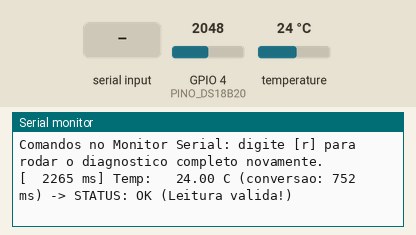
This sketch was run on a simulated ESP32. Shown: the last lines printed to the serial monitor. Inputs (shaded band) come from the test bench; at power-on: temperature 24 °C, GPIO 4 (PINO_DS18B20) = 2048.

Above: at 2.3 s.
2.4 s: temperature set to 6 °C
At 4.8 s:
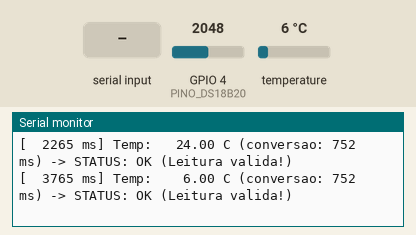
6.7 s: temperature set to 12 °C
At 11.7 s:
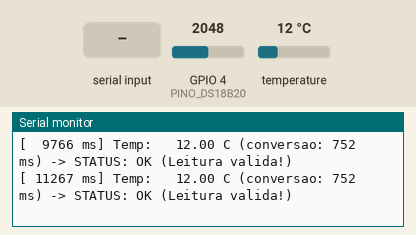
11.9 s: temperature set to 7 °C
At 14.0 s:
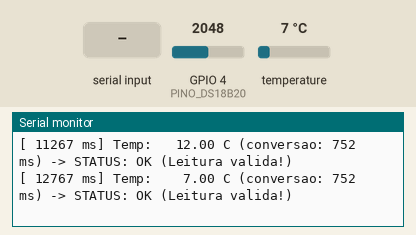
15.7 s: "r" received over Serial
At 16.9 s:
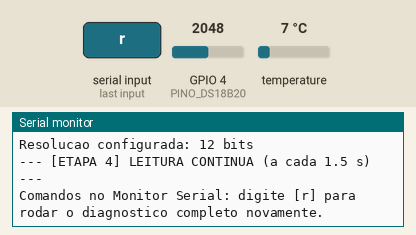
17.2 s: "R" received over Serial
At 19.5 s:
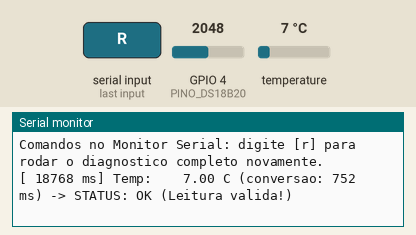

The sketch:

teste_temp_diagnostico.ino
```cpp
#include <Arduino.h>
#include <OneWire.h>
#include <DallasTemperature.h>

// ============================================================================
// MINI CÓDIGO DE DIAGNÓSTICO DO SENSOR DS18B20 - PROJETO BIOGLOW (ESP32)
// ============================================================================
#define PINO_DS18B20 4  // Mesmo pino usado no bioglow_boia.ino (GPIO 4)

OneWire oneWire(PINO_DS18B20);
DallasTemperature sensors(&oneWire);

int totalSensores = 0;

void imprimirEnderecoHex(DeviceAddress addr) {
  for (uint8_t i = 0; i < 8; i++) {
    if (addr[i] < 16) Serial.print("0");
    Serial.print(addr[i], HEX);
    if (i < 7) Serial.print(":");
  }
}

void testarEletricaOneWire() {
  Serial.println("\n--- [ETAPA 1] DIAGNOSTICO ELETRICO DO PINO GPIO 4 (1-WIRE) ---");

  // 1. Mede a linha SEM pull-up interno do ESP32 para checar se o pull-up EXTERNO existe
  pinMode(PINO_DS18B20, INPUT);
  delay(20);
  int nivelExterno = digitalRead(PINO_DS18B20);
  uint32_t mvExterno = analogReadMilliVolts(PINO_DS18B20); // GPIO 4 = ADC2_CH0 (funciona sem Wi-Fi)

  // 2. Mede a linha COM pull-up interno do ESP32 para checar se ha curto com GND
  pinMode(PINO_DS18B20, INPUT_PULLUP);
  delay(20);
  int nivelInterno = digitalRead(PINO_DS18B20);
  uint32_t mvInterno = analogReadMilliVolts(PINO_DS18B20);

  Serial.printf(" -> Sem pull-up interno (apenas circuito externo): %s (~%u mV)\n",
                nivelExterno ? "HIGH" : "LOW", (unsigned int)mvExterno);
  Serial.printf(" -> Com pull-up interno do ESP32 ativado:          %s (~%u mV)\n",
                nivelInterno ? "HIGH" : "LOW", (unsigned int)mvInterno);

  if (nivelInterno == LOW || mvInterno < 500) {
    Serial.println("[ERRO CRITICO] O GPIO 4 esta preso em LOW (0V)!");
    Serial.println(" -> Possiveis causas:");
    Serial.println("    1. Curto-circuito entre o fio de dados (amarelo/branco) e o GND.");
    Serial.println("    2. Sensor DS18B20 ligado invertido (GND e VCC trocados esquentam o sensor e prendem a linha).");
  } else if (nivelExterno == LOW || mvExterno < 2000) {
    Serial.println("[ALERTA DE HARDWARE] A linha cai quando o pull-up interno e desligado!");
    Serial.println(" -> O resistor de pull-up externo (4.7 kOhm entre GPIO 4 e 3.3V) parece AUSENTE ou com MAU CONTATO!");
    Serial.println(" -> O DS18B20 exige um resistor de 4.7 kOhm entre Dados (GPIO 4) e 3.3V.");
  } else {
    Serial.println("[OK] Tensao de repouso em nivel ALTO (~3.3V). Resistor de pull-up externo detectado!");
  }
}

void escanearBarramentoOneWire() {
  Serial.println("\n--- [ETAPA 2] VARREDURA DO BARRAMENTO 1-WIRE ---");

  uint8_t presente = oneWire.reset();
  if (!presente) {
    Serial.println("[FALHA] Nenhum pulso de presenca (Presence Pulse) detectado no GPIO 4!");
    Serial.println(" -> O ESP32 chamou o sensor no GPIO 4, mas ninguem respondeu.");
    Serial.println(" -> Verifique se o fio de Dados do DS18B20 esta realmente no pino D4 (GPIO 4) e o GND conectado.");
    return;
  }
  Serial.println("[OK] Pulso de presenca 1-Wire detectado na linha!");

  oneWire.reset_search();
  DeviceAddress addr;
  int encontrados = 0;

  while (oneWire.search(addr)) {
    encontrados++;
    Serial.printf(" -> Dispositivo #%d encontrado! Endereco ROM: ", encontrados);
    imprimirEnderecoHex(addr);

    if (OneWire::crc8(addr, 7) != addr[7]) {
      Serial.println(" [ERRO DE CRC! Ruido eletrico ou mau contato no cabo]");
    } else {
      Serial.print(" [CRC OK] - Tipo: ");
      switch (addr[0]) {
        case 0x28: Serial.println("DS18B20"); break;
        case 0x10: Serial.println("DS18S20 / DS1820"); break;
        case 0x22: Serial.println("DS1822"); break;
        default:   Serial.println("Familia desconhecida"); break;
      }
    }
  }

  if (encontrados == 0) {
    Serial.println("[ALERTA] Houve pulso na linha, mas nenhum endereco ROM valido foi lido (possivel falta de pull-up ou ruido).");
  }
}

void executarDiagnosticoInicial() {
  Serial.println("\n============================================================");
  Serial.println("   DIAGNOSTICO DO SENSOR DE TEMPERATURA DS18B20 (BIOGLOW)");
  Serial.println("============================================================");
  Serial.printf("Pino configurado: GPIO %d\n", PINO_DS18B20);

  testarEletricaOneWire();
  escanearBarramentoOneWire();

  Serial.println("\n--- [ETAPA 3] INICIALIZACAO DALLASTEMPERATURE ---");
  sensors.begin();
  totalSensores = sensors.getDeviceCount();
  Serial.printf("Sensores reconhecidos pela biblioteca: %d\n", totalSensores);
  Serial.printf("Modo de alimentacao parasita: %s\n",
                sensors.isParasitePowerMode()
                    ? "ATIVO (ALERTA: O pino VCC vermelho do sensor pode estar desconectado!)"
                    : "NAO (Alimentacao VCC normal OK)");

  if (totalSensores > 0) {
    sensors.setResolution(12);
    Serial.printf("Resolucao configurada: %d bits\n", sensors.getResolution());
  }

  Serial.println("\n--- [ETAPA 4] LEITURA CONTINUA (a cada 1.5 s) ---");
  Serial.println("Comandos no Monitor Serial: digite [r] para rodar o diagnostico completo novamente.\n");
}

void setup() {
  Serial.begin(115200);
  delay(1000);
  executarDiagnosticoInicial();
}

unsigned long ultimaLeitura = 0;

void loop() {
  if (Serial.available()) {
    char c = Serial.read();
    if (c == 'r' || c == 'R') {
      executarDiagnosticoInicial();
    }
  }

  if (millis() - ultimaLeitura >= 1500) {
    ultimaLeitura = millis();

    unsigned long t0 = millis();
    sensors.requestTemperatures();
    unsigned long dt = millis() - t0;

    float tempC = sensors.getTempCByIndex(0);

    Serial.printf("[%6lu ms] Temp: %7.2f C (conversao: %lu ms) -> ",
                  millis(), tempC, dt);

    if (tempC == DEVICE_DISCONNECTED_C || tempC <= -127.0f) {
      Serial.println("ERRO (-127 C): Sensor desconectado, fio de dados solto ou falta de pull-up (4.7k)!");
    } else if (tempC == 85.0f) {
      Serial.println("ALERTA (85.0 C): Valor de reset do DS18B20! O fio VCC (3.3V) esta com mau contato ou pull-up fraco.");
    } else if (tempC < -55.0f || tempC > 125.0f) {
      Serial.println("ERRO: Leitura fora da faixa fisica do sensor!");
    } else {
      Serial.println("STATUS: OK (Leitura valida!)");
    }
  }
}
```

Measured:
- after the input at 2.4 s, the serial monitor: prints a new line after 1.4 s (image 1)
- after the input at 6.7 s, the serial monitor: prints a new line after 0.07 s (image 2)
- after the input at 11.9 s, the serial monitor: prints a new line after 0.87 s (image 3)
- after the input at 15.7 s, the serial monitor: prints a new line after 0.07 s (image 4)
- after the input at 17.2 s, the serial monitor: prints a new line after 1.6 s (image 5)
